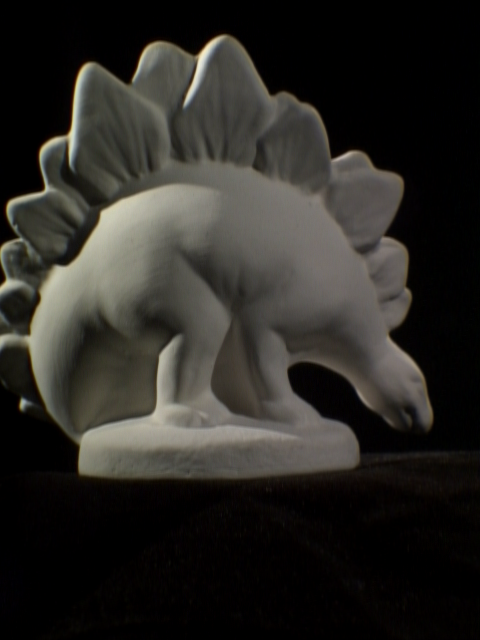
#> input picture sample data/dino0006.png, 480 x 640 px, given in place of dino0001.png, which was not available
$ jupyter execute --allow-errors 'fundamental matrix methods.ipynb'   (Python 2 division)
#> lines starting #> are read from the running program, lines starting #| are printed output that depends on the picture; after the words box and inside, x2 and y2 are one past the last pixel; in counts of white or black regions, pixels touching at a corner belong together; pictures that were not available may be replaced by others from this repository, and a replacement may not be noted
[cell 1]
import cv2
import numpy as np
import pandas as pd
import matplotlib.pyplot as plt

[cell 2]
def parse_params(param_file):
    params = pd.read_csv(param_file, delimiter=' ', dtype=str, index_col=0, header=None, skiprows=1)
    params.columns = ['k11', 'k12', 'k13', 'k21', 'k22', 'k23',
                      'k31', 'k32', 'k33', 'r11', 'r12', 'r13',
                      'r21', 'r22', 'r23', 'r31', 'r32', 'r33',
                      't1', 't2', 't3']
    params.index.name = 'image name'
    return params

[cell 3]
def get_matrices(params, num):
    K = params.iloc[num,0:9].values.reshape(3,3).astype(float)
    R = params.iloc[num,9:18].values.reshape(3,3).astype(float)
    t = params.iloc[num,18:].values.reshape(3,1).astype(float)
    return K, R, t

[cell 4]
# read images and params
img0 = cv2.imread('sample data/dino0001.png', 0)
#> img0: shape (640, 480); min 0, max 232, mean 40.6
rgb0 = cv2.imread('sample data/dino0001.png')
#> rgb0 is the input picture: shape (640, 480, 3); mean B, G, R 37, 41.2, 43
img1 = cv2.imread('sample data/dino0002.png', 0)
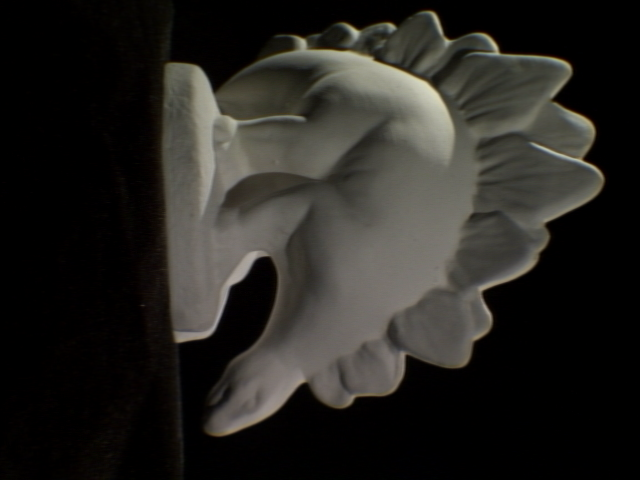
#> input picture sample data/dino0002.png, 640 x 480 px
#> img1: shape (480, 640); min 0, max 213, mean 36.8
rgb1 = cv2.imread('sample data/dino0002.png')
#> rgb1 is the input picture: shape (480, 640, 3); mean B, G, R 33.4, 37.1, 38.6

params = parse_params("sample data/dino_par.txt")
#> (reads sample data/dino_par.txt from the repository)
K0, R0, t0 = get_matrices(params, 0)
K1, R1, t1 = get_matrices(params, 1)
f = K0[0,0]

[cell 5]
# get matches
def get_matches(imgL, imgR, descriptor='sift'):
    if descriptor=='surf':
        descriptor = cv2.xfeatures2d.SURF_create()
    elif descriptor=='sift':
        descriptor = cv2.xfeatures2d.SIFT_create()
    else:
        raise ValueError

    kpL, descL = descriptor.detectAndCompute(imgL, None)
    kpR, descR = descriptor.detectAndCompute(imgR, None)
    imgL_keypoints = cv2.drawKeypoints(imgL, kpL, None, flags=cv2.DRAW_MATCHES_FLAGS_DRAW_RICH_KEYPOINTS, color=(255,255,0))
    imgR_keypoints = cv2.drawKeypoints(imgR, kpR, None, flags=cv2.DRAW_MATCHES_FLAGS_DRAW_RICH_KEYPOINTS, color=(255,255,0))

    bf = cv2.BFMatcher()
    matches = bf.knnMatch(descL, descR, k=2)

    good_matches = []
    good_matches_without_list = []
    # ratio test
    for m,n in matches:
        if m.distance < 0.75*n.distance: # only accept matchs that are considerably better than the 2nd best match
            good_matches.append([m])
            good_matches_without_list.append(m) # this is to simplify finding a homography later

    src_pts = np.float32([ kpL[m.queryIdx].pt for m in good_matches_without_list ])
    dst_pts = np.float32([ kpR[m.trainIdx].pt for m in good_matches_without_list ])

    # flip it such that pts = [y,x] = [height,width]
    src_pts = np.array([[y,x] for (x,y) in src_pts])
    dst_pts = np.array([[y,x] for (x,y) in dst_pts])
    return src_pts, dst_pts

[cell 6]
# get correspondence points
img0_pts, img1_pts = get_matches(img0, img1)
#> in get_matches, `kpL, descL = descriptor.detectAndCompute(imgL, None)`: kpL = 171 keypoints; strongest (x, y, size): (23, 403, 6.4), (54, 141, 7.2), (11, 204, 6.9), (72, 136, 8.4)
#> in get_matches, `kpR, descR = descriptor.detectAndCompute(imgR, None)`: kpR = 135 keypoints; strongest (x, y, size): (355, 33, 7.1), (391, 27, 5.8), (494, 45, 5), (302, 42, 7)
#> in get_matches, `imgL_keypoints = cv2.drawKeypoints(imgL, kpL, None, flags=cv2.DRAW_MAT..`:
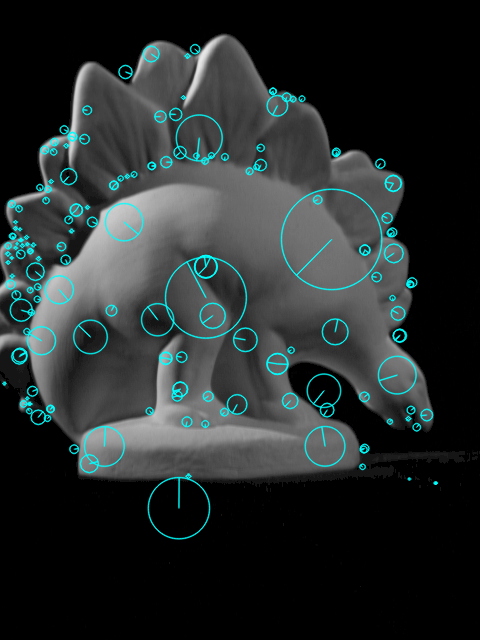
#> imgL_keypoints: shape (640, 480, 3); mean of channels 0, 1, 2 45.4, 45.4, 38.7; drawn as B, G, R
#> in get_matches, `imgR_keypoints = cv2.drawKeypoints(imgR, kpR, None, flags=cv2.DRAW_MAT..`:
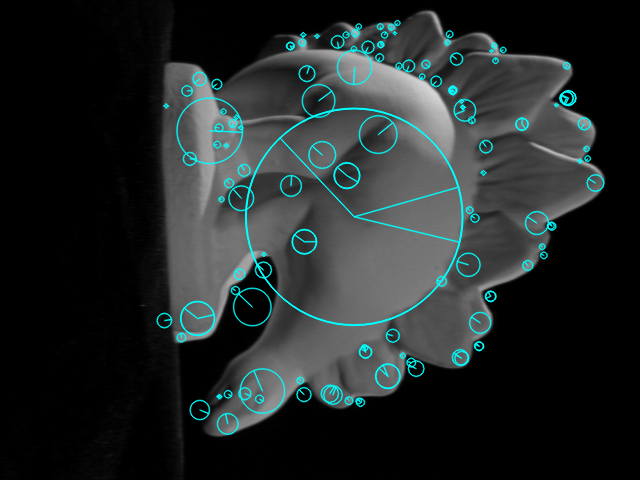
#> imgR_keypoints: shape (480, 640, 3); mean of channels 0, 1, 2 41.5, 41.5, 34.8; drawn as B, G, R
#> in get_matches, `matches = bf.knnMatch(descL, descR, k=2)`: matches = 171 matches
#> after the loop in get_matches, `for m,n in matches:`: good_matches = 38 matches
#> in get_matches, `src_pts = np.float32([ kpL[m.queryIdx].pt for m in good_matches_withou..`: src_pts = 38 pairs, first value 3.96 to 409.8, second value 53.5 to 475.8
#> in get_matches, `dst_pts = np.float32([ kpR[m.trainIdx].pt for m in good_matches_withou..`: dst_pts = 38 pairs, first value 165.7 to 586.1, second value 41.88 to 401.9
#> in get_matches, `src_pts = np.array([[y,x] for (x,y) in src_pts])`: src_pts = 38 pairs, first value 53.5 to 475.8, second value 3.96 to 409.8
#> in get_matches, `dst_pts = np.array([[y,x] for (x,y) in dst_pts])`: dst_pts = 38 pairs, first value 41.88 to 401.9, second value 165.7 to 586.1
#> img0_pts has the same summary as src_pts in get_matches; img1_pts has the same summary as dst_pts in get_matches

[cell 7]
def normalize_coordinates(img_pts):
    n = len(img_pts)
    # compute centroid in image
    centroid_y, centroid_x = img_pts.mean(0)
    O = np.array([[1, 0, -centroid_y],
                  [0, 1, -centroid_x],
                  [0, 0, 1]])

    # recenter
    recentered_pts = img_pts - [centroid_y,centroid_x]

    # find scale term
    s = np.sqrt(2) / np.sqrt(1/n * np.sum(recentered_pts**2))
    S = np.array([[s, 0, 0],
                  [0, s, 0],
                  [0, 0, 1]])

    # transformation matrix
    T = S @ O

    # new coordinates
    norm_pts = np.empty(img_pts.shape)
    for idx, pt in enumerate(img_pts):
        norm_pt = T @ np.array([[pt[0]], [pt[1]], [1]])
        norm_pt = (norm_pt[:2]).squeeze()
        norm_pts[idx] = norm_pt
    return T, norm_pts #return T s.t. we can convert back later

[cell 8]
# def normalize_coordinates(img_pts, height, width):
#     # Normalize: create new coordinate system
#     # 1) Offset: origin of new coordinate system centered at center of image (not top left)
#     # 2) Scale: coordinate uniformly scaled such that mean distance from origin to point is sqrt(2)
#     O = np.array([[1, 0, -width/2],
#                   [0, 1, -height/2],
#                   [0, 0, 1]])

#     mean_dist = np.sqrt((height/2)**2 + (width/2)**2)
#     S = np.array([[np.sqrt(2)/mean_dist, 0, 0],
#                   [0, np.sqrt(2)/mean_dist, 0],
#                   [0, 0, 1]])

#     # Normalization matrix
#     T = S @ O

#     norm_pts = np.empty(img_pts.shape)
#     for idx, pt in enumerate(img_pts):
#         norm_pt = T @ np.array([[pt[0]], [pt[1]], [1]])
#         norm_pt = (norm_pt[:2]).squeeze()
#         norm_pts[idx] = norm_pt

#     return T, norm_pts #return T s.t. we can convert back later

[cell 9]
T0, img0_pts_norm = normalize_coordinates(img0_pts)
#> in normalize_coordinates, `n = len(img_pts)`: n = 38
#> in normalize_coordinates, `centroid_y, centroid_x = img_pts.mean(0)`: centroid_y = 229.8; centroid_x = 212.1
#> in normalize_coordinates, `O = np.array([[1, 0, -centroid_y], [0, 1, -centroid_x], [0, 0, 1]])`: O = [[1, 0, -229.8], [0, 1, -212.1], [0, 0, 1]]
#> in normalize_coordinates, `recentered_pts = img_pts - [centroid_y,centroid_x]`: recentered_pts = 38 pairs, first value -176.3 to 246, second value -208.1 to 197.7
#> in normalize_coordinates, `s = np.sqrt(2) / np.sqrt(1/n * np.sum(recentered_pts**2))`: s = inf
#> in normalize_coordinates, `S = np.array([[s, 0, 0], [0, s, 0], [0, 0, 1]])`: S = [[inf, 0, 0], [0, inf, 0], [0, 0, 1]]
#> in normalize_coordinates, `T = S @ O`: T = [[inf, nan, -inf], [nan, inf, -inf], [0, 0, 1]]
#> the loop in normalize_coordinates, `for idx, pt in enumerate(img_pts):` made 38 passes
#> pt on passes 1 to 12: [383.1, 3.96], [227.9, 14.94], [289.6, 29.77], [286.3, 37.2], [188.7, 47.51], [259.2, 65.18], [176, 68.18], [138.7, 84.05], [184.8, 113.5], [184.8, 113.5], [175.9, 126.8], [173.9, 133.6]
#> after the loop in normalize_coordinates, `for idx, pt in enumerate(img_pts):`: norm_pts = 38 rows, first 8: [nan, nan], [nan, nan], [nan, nan], [nan, nan], [nan, nan], [nan, nan], [nan, nan], [nan, nan]
#> T0 = [[inf, nan, -inf], [nan, inf, -inf], [0, 0, 1]]; img0_pts_norm has the same summary as norm_pts in normalize_coordinates
T1, img1_pts_norm = normalize_coordinates(img1_pts)
#> the loop in normalize_coordinates (call 2), `for idx, pt in enumerate(img_pts):` made 38 passes
#> pt on passes 1 to 12: [396.1, 218.9], [104.5, 556], [63.83, 425.4], [48.45, 353.3], [41.88, 447], [345.7, 478.6], [58.62, 456.1], [60.27, 495], [90.61, 452.4], [89.5, 452.4], [101, 461], [106.7, 462.5]
#> T1 = [[inf, nan, -inf], [nan, inf, -inf], [0, 0, 1]]; img1_pts_norm has the same summary as norm_pts in normalize_coordinates

[cell 10]
def eight_point(src_pts, dst_pts, T0, T1):
    # 8-point algorithm
    num_match = src_pts.shape[0]
    A = np.empty((num_match, 9))
    for idx in range(num_match):
        y0, x0 = src_pts[idx]
        y1, x1 = dst_pts[idx]
        A[idx] = [y1*y0, y1*x0, y1, x1*y0, x1*x0, x1, y0, x0, 1]

    # use SVD to solve F -- take column of V corresponding to least singular value
#     U,S,V = np.linalg.svd(A.T@A)
    U,S,VT = np.linalg.svd(A)
    V = VT.T
    F = V[:,-1].reshape(3,3)

    # enforce rank 2 constraint (Tsai and Huang) -- make last eigval 0
    U,S,VT = np.linalg.svd(F)
    S[-1] = 0
    F = U@(np.diag(S))@VT

    # need to un-normalize F
    F = T1.T @ F @ T0
    return F/F[2,2]

#> (a cell that did not finish here is left out)


#> (a cell that did not finish here is left out)

[cell 13]
# get epipolar lines
# [20 lines left out: function get_epipolar_lines, not called in this run]

#> (a cell that did not finish here is left out)

[cell 15]
F_test, mask = cv2.findFundamentalMat(img0_pts,img1_pts,cv2.FM_LMEDS)
#> F_test = [[-6.79e-06, 1.69e-07, 0.00201], [-4.57e-07, -6.14e-06, -0.00148], [-0.00155, 0.0021, 1]]; mask = 38 values, max 1 at index 8, min 0 at index 0, mean 0.579

[cell 16]
F_test
#> Out has the same summary as F_test

#> (a cell that did not finish here is left out)

[cell 18]
def drawlines(img1,img2,lines,pts1,pts2):
    ''' img1 - image on which we draw the epilines for the points in img2
        lines - corresponding epilines '''
    r,c = img1.shape
    img1 = cv2.cvtColor(img1,cv2.COLOR_GRAY2BGR)
    img2 = cv2.cvtColor(img2,cv2.COLOR_GRAY2BGR)
    for r,pt1,pt2 in zip(lines,pts1,pts2):
        color = tuple(np.random.randint(0,255,3).tolist())
        x0,y0 = map(int, [0, -r[2]/r[1] ])
        x1,y1 = map(int, [c, -(r[2]+r[0]*c)/r[1] ])
        img1 = cv2.line(img1, (x0,y0), (x1,y1), color,1)
        img1 = cv2.circle(img1,tuple(pt1),5,color,-1)
        img2 = cv2.circle(img2,tuple(pt2),5,color,-1)
    return img1,img2

[cell 19]
lines1 = cv2.computeCorrespondEpilines(img1_pts.reshape(-1,1,2), 2, F_test)
#> lines1 = 38 rows, first 8: [-0.983, 0.186, 333.2], [-0.889, -0.458, 137.4], [-0.975, -0.224, 223.4], [-1, -0.0306, 281.4], [-0.954, -0.298, 198.2], [-0.982, -0.186, 235.7], [-0.952, -0.305, 195.9], [-0.92, -0.391, 164]

[cell 20]
img1_pts = np.array([[y,x] for (x,y) in img1_pts])
#> img1_pts = 38 pairs, first value 165.7 to 586.1, second value 41.88 to 401.9

#> (a cell that did not finish here is left out)

[cell 22]
lines1 = lines1.reshape(-1,3)
img5,img6 = drawlines(img0,img1,lines1,img0_pts,img1_pts)
#> the loop in drawlines, `for r,pt1,pt2 in zip(lines,pts1,pts2):` made 38 passes
#> (r, pt1, pt2, color, y0, y1) on passes 1 to 8: ([-0.983, 0.186, 333.2], [383.1, 3.96], [218.9, 396.1], (172, 47, 117), -1791, 744), ([-0.889, -0.458, 137.4], [227.9, 14.94], [556, 104.5], (192, 67, 251), 299, -631), ([-0.975, -0.224, 223.4], [289.6, 29.77], [425.4, 63.83], (195, 103, 9), 995, -1089), ([-1, -0.0306, 281.4], [286.3, 37.2], [353.3, 48.45], (211, 21, 242), 9207, -6490), ([-0.954, -0.298, 198.2], [188.7, 47.51], [447, 41.88], (36, 87, 70), 664, -871), ([-0.982, -0.186, 235.7], [259.2, 65.18], [478.6, 345.7], (216, 88, 140), 1264, -1265), ([-0.952, -0.305, 195.9], [176, 68.18], [456.1, 58.62], (58, 193, 230), 642, -856), ([-0.92, -0.391, 164], [138.7, 84.05], [495, 60.27], (39, 87, 174), 419, -709)
#> pass 1, in drawlines, `img1 = cv2.line(img1, (x0,y0), (x1,y1), color,1)`:
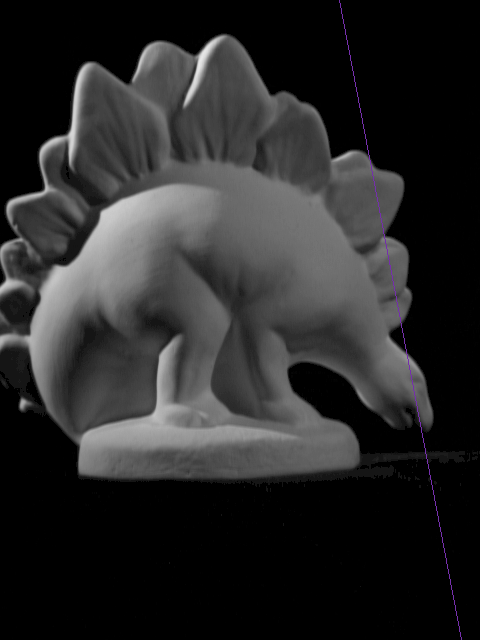
#> img1: shape (640, 480, 3); mean B, G, R 40.9, 40.6, 40.7
#> pass 1, in drawlines, `img2 = cv2.circle(img2,tuple(pt2),5,color,-1)`:
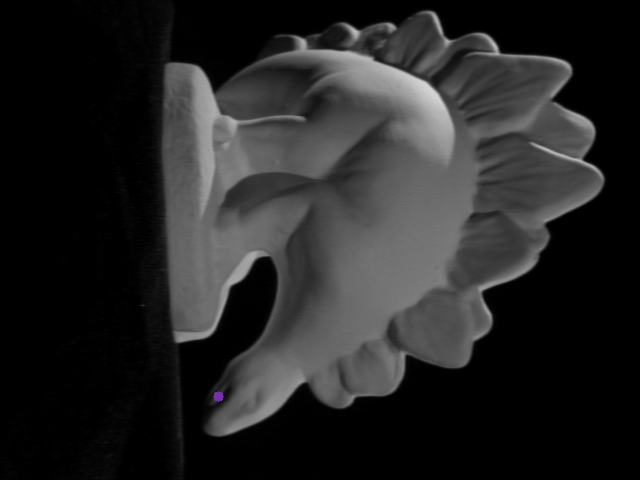
#> img2: shape (480, 640, 3); mean B, G, R 36.8, 36.8, 36.8
#> pass 2, in drawlines, `img1 = cv2.line(img1, (x0,y0), (x1,y1), color,1)`:
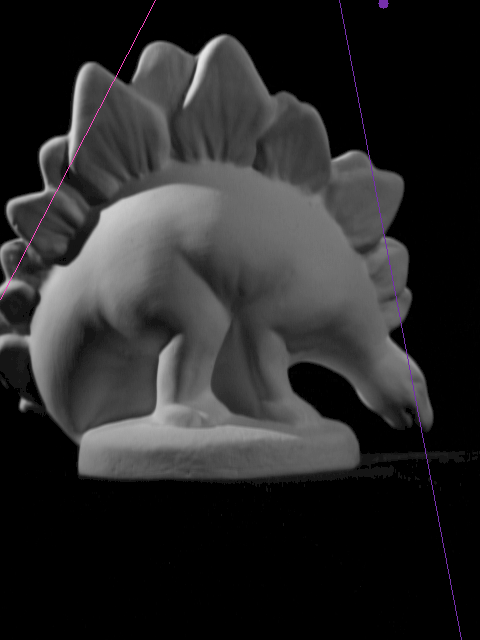
#> img1: shape (640, 480, 3); mean B, G, R 41, 40.6, 41
#> after the loop in drawlines, `for r,pt1,pt2 in zip(lines,pts1,pts2):`:
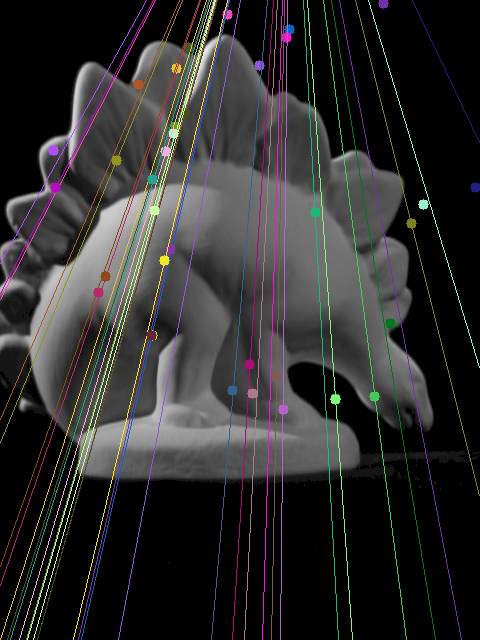
#> img1: shape (640, 480, 3); 6.55% of pixels changed, all inside (x1, y1, x2, y2) = (0, 0, 480, 640)
#> after the loop in drawlines, `for r,pt1,pt2 in zip(lines,pts1,pts2):`:
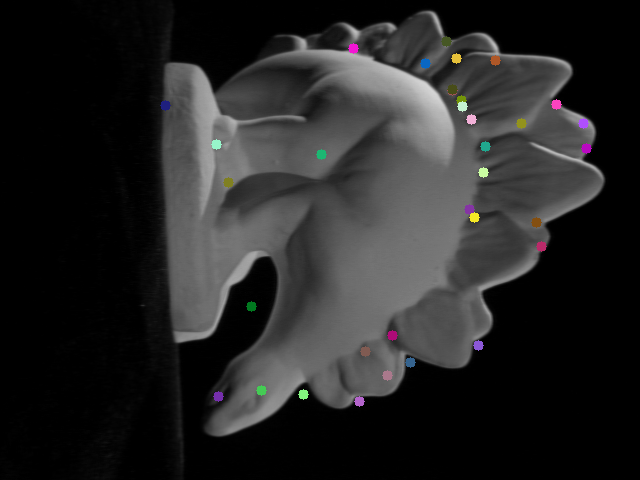
#> img2: shape (480, 640, 3); 0.84% of pixels changed, all inside (x1, y1, x2, y2) = (160, 36, 592, 407)

[cell 23]
plt.imshow(img5)

[cell 24]
plt.imshow(img5)

[cell 25]
height0, width0 = img0.shape
#> height0 = 640; width0 = 480
plt.imshow(img0, 'gray')
color = plt.cm.rainbow(np.linspace(0,10,height0))
#> (the rest of this cell did not finish here and is left out)

[cell 26]
pt_y, pt_x = img0_pts[0]
#> pt_y = 383.1; pt_x = 3.96
#> (the rest of this cell did not finish here and is left out)
